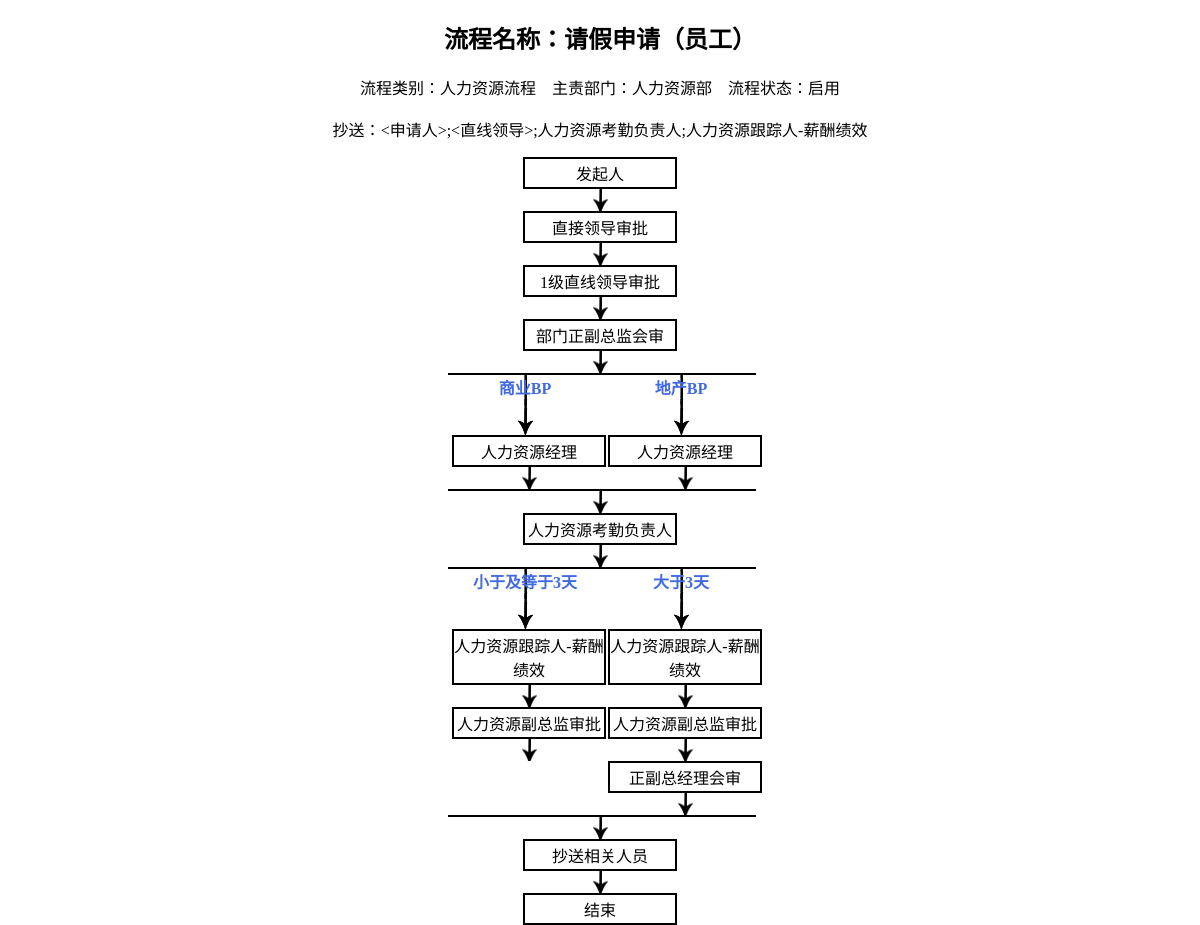
Screenshot of /detail.php?id=2 with the database file from the repository.
### tables this page shows
CREATE TABLE `oa_lcb` (
  `ID` int(11) NOT NULL AUTO_INCREMENT,
  `公司` varchar(255) DEFAULT NULL,
  `流程类别` varchar(255) DEFAULT NULL,
  `流程名称` varchar(255) DEFAULT NULL,
  `流程状态` varchar(255) DEFAULT NULL,
  `主责部门` varchar(255) DEFAULT NULL,
  `重复参与人策略` varchar(255) DEFAULT NULL,
  `分支` varchar(255) DEFAULT NULL,
  `抄送` varchar(255) DEFAULT NULL,
  `发起人` varchar(255) DEFAULT NULL,
  `节点1` varchar(255) DEFAULT NULL,
  `节点2` varchar(255) DEFAULT NULL,
  `节点3` varchar(255) DEFAULT NULL,
  `节点4` varchar(255) DEFAULT NULL,
  `节点5` varchar(255) DEFAULT NULL,
  `节点6` varchar(255) DEFAULT NULL,
  `节点7` varchar(255) DEFAULT NULL,
  `节点8` varchar(255) DEFAULT NULL,
  `节点9` varchar(255) DEFAULT NULL,
  `节点10` varchar(255) DEFAULT NULL,
  `节点11` varchar(255) DEFAULT NULL,
  `节点12` varchar(255) DEFAULT NULL,
  `节点13` varchar(255) DEFAULT NULL,
  `节点14` varchar(255) DEFAULT NULL,
  `节点15` varchar(255) DEFAULT NULL,
  PRIMARY KEY (`ID`)
);

CREATE TABLE `oa_gxb1` (
  `ID` varchar(255) NOT NULL,
  `关联流程ID` varchar(255) DEFAULT NULL,
  `分支名称` varchar(255) DEFAULT NULL,
  `节点1` varchar(255) DEFAULT NULL,
  `节点2` varchar(255) DEFAULT NULL,
  `节点3` varchar(255) DEFAULT NULL,
  `节点4` varchar(255) DEFAULT NULL,
  `节点5` varchar(255) DEFAULT NULL,
  `节点6` varchar(255) DEFAULT NULL,
  `节点7` varchar(255) DEFAULT NULL,
  `节点8` varchar(255) DEFAULT NULL,
  PRIMARY KEY (`ID`)
);

CREATE TABLE `oa_gxb2` (
  `ID` varchar(255) NOT NULL,
  `关联流程ID` varchar(255) DEFAULT NULL,
  `分支名称` varchar(255) DEFAULT NULL,
  `节点1` varchar(255) DEFAULT NULL,
  `节点2` varchar(255) DEFAULT NULL,
  `节点3` varchar(255) DEFAULT NULL,
  `节点4` varchar(255) DEFAULT NULL,
  `节点5` varchar(255) DEFAULT NULL,
  `节点6` varchar(255) DEFAULT NULL,
  `节点7` varchar(255) DEFAULT NULL,
  `节点8` varchar(255) DEFAULT NULL,
  PRIMARY KEY (`ID`)
);

### detail.php (the view, shortened to what this page needs)
<!DOCTYPE html PUBLIC "-//W3C//DTD HTML 4.01//EN"
"http://www.w3.org/TR/html4/strict.dtd">
<html xmlns="http://www.w3.org/1999/xhtml" lang="cn">
	<head>
		<link rel="stylesheet" href="css/cs1.css" />
	</head>
	<body>
		<?php
					if (!empty($_GET['id'])){
					$d=$_GET['id'];
					$sql="select * from `oa_lcb` where `id`='$d'";
					$result=mysql_query($sql);
					while($sj=mysql_fetch_assoc($result)){
						echo '<h2>流程名称：'.$sj["流程名称"].'</h2>';
						echo '<p> 流程类别：'.$sj["流程类别"].'&nbsp;&nbsp;&nbsp;&nbsp;'.'主责部门：'.$sj["主责部门"].'&nbsp;&nbsp;&nbsp;&nbsp;'.'流程状态：'.$sj["流程状态"].'<br><br>'.'抄送：'.$sj["抄送"].'</p>';
							foreach($sj as $key=>$value){
								if($value==null||$value==$sj['流程类别']||$value==$sj['流程状态']||$value==$sj['重复参与人策略']||$value==$sj['分支']||$value==$sj['抄送']||$value==$sj['流程名称']||$value==$sj['公司'] || $value==$sj['主责部门'] || $value==$sj['ID']){
									continue;
								}
						else{
								if($value=="分支1"){
										$fz_sql="select * from `oa_gxb1` WHERE find_in_set($d,`关联流程ID`)";
										$fz_result=mysql_query($fz_sql);
										$cont1=mysql_num_rows($fz_result);
										$hrcsum=$cont1*156;
										$hrflsum=$cont1*2;
										$boxsum=$cont1*156;
										$hrhrsum='style="margin-left:'.$hrflsum.'px;"';
										$hrwidth='style="width:'.$hrcsum.'px;"';
										$hrboxwidth='style="width:'.$boxsum.'px;"';
										echo '<div class="container"'.$hrwidth.'>';
										echo'	<hr '.$hrhrsum.' />';
										echo '</div>';
											echo '<div class="container"'.$hrboxwidth.'>';
													while($fz_sj=mysql_fetch_assoc($fz_result)){
													echo'<div class="hrbox">';
														echo '<div class="hrfzlfet">';
															echo $fz_sj['分支名称'];
														echo '</div>';
															foreach($fz_sj as $fz_key=>$fz_value){
															if($fz_value==null||$fz_value==$fz_sj['ID']||$fz_value==$fz_sj['关联流程ID']||$fz_value==$fz_sj['分支名称']){
																continue;
															}
															else{
																echo'	<div class=" hrboxleft">';
																echo'		<div class="contbox">';
																echo $fz_value;
																echo'		</div>';
																echo'		<div class="contline"></div>';
																echo'	</div>';
															}
															}
														echo'</div>';
													}
													echo'</div>';
													echo '<div class="container"'.$hrwidth.'>';
													echo'	<hr '.$hrhrsum.' />';
													echo'		<div class="contline"></div>';
													echo '<div>';
										}
								else if($value=="分支2"){
								$fz_sql="select * from `oa_gxb2` WHERE find_in_set($d,`关联流程ID`)";
								$fz_result=mysql_query($fz_sql);
								$cont1=mysql_num_rows($fz_result);
								$hrcsum=$cont1*156;
								$hrflsum=$cont1*2;
								$boxsum=$cont1*156;
								$hrhrsum='style="margin-left:'.$hrflsum.'px;"';
								$hrwidth='style="width:'.$hrcsum.'px;"';
								$hrboxwidth='style="width:'.$boxsum.'px;"';
								echo '<div class="container"'.$hrwidth.'>';
								echo'	<hr '.$hrhrsum.' />';
								echo '</div>';
									echo '<div class="container"'.$hrboxwidth.'>';
											while($fz_sj=mysql_fetch_assoc($fz_result)){
											echo'<div class="hrbox">';
												echo '<div class="hrfzlfet">';
													echo $fz_sj['分支名称'];
												echo '</div>';
													foreach($fz_sj as $fz_key=>$fz_value){
													if($fz_value==null||$fz_value==$fz_sj['ID']||$fz_value==$fz_sj['关联流程ID']||$fz_value==$fz_sj['分支名称']){
														continue;
													}
													else{
														echo'	<div class=" hrboxleft">';
														echo'		<div class="contbox">';
														echo $fz_value;
														echo'		</div>';
														echo'		<div class="contline"></div>';
														echo'	</div>';
													}
													}
														echo'</div>';
													}
													echo'</div>';
													echo '<div class="container"'.$hrwidth.'>';
													echo'	<hr '.$hrhrsum.' />';
													echo'		<div class="contline"></div>';
													echo '<div>';
										}
										else{
										echo'		<div class="contbox">';
										echo $value;
										echo'		</div>';
										echo'		<div class="contline">';
										echo'		</div>';
											}
										}
										}
										}
										echo'		<div class="contbox">';
										echo '结束';
										echo'		</div>';
										}
					else{
						echo'<h1>没有数据，请检查</h1>';
					}
		?>
	</body>
</html>

### css/cs1.css (style rules this page uses)
body { margin: 0; padding: 0; text-align: center; }
.container { margin: 0 auto; }
.contbox { margin: 0 auto; padding-top: 2px; padding-bottom: 2px; width: 150px; border: solid 2px; }
.contline { background: url(../img/jt.png) no-repeat center; height: 22px; }
hr { margin: 0 auto; border: 1px solid; }
.hrfzlfet { background: url(../img/fzjt.png) no-repeat center; height: 60px; color:royalblue; font-weight: bold; }
.hrboxleft { float: left; margin-left: 2px; }
.hrbox { margin-left: 6px; float: left; width: 150px; }

### rows the page displays
oa_lcb: 流程名称 "请假申请（员工）", 流程类别 "人力资源流程", 主责部门 "人力资源部", 流程状态 "启用", 抄送 "<申请人>;<直线领导>;人力资源考勤负责人;人力资源跟踪人-薪酬绩效", 发起人 "发起人", 节点1 "直接领导审批", 节点2 "1级直线领导审批", 节点3 "部门正副总监会审", 节点4 "分支1" (drawn), 节点5 "人力资源考勤负责人", 节点6 "分支2" (drawn), 节点7 "抄送相关人员"
oa_gxb1: 分支名称 "商业BP", 节点1 "人力资源经理"
oa_gxb1: 分支名称 "地产BP", 节点1 "人力资源经理"
oa_gxb2: 分支名称 "小于及等于3天", 节点1 "人力资源跟踪人-薪酬绩效", 关联流程ID "2" (drawn), 节点2 "人力资源副总监审批"
oa_gxb2: 分支名称 "大于3天", 节点1 "人力资源跟踪人-薪酬绩效", 节点2 "人力资源副总监审批", 节点3 "正副总经理会审"
